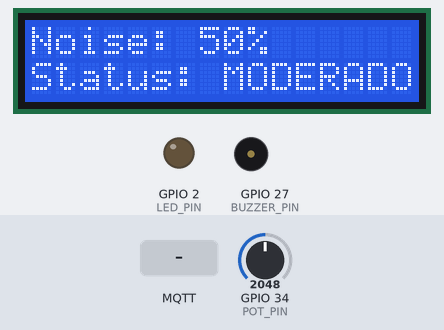
Recording of a sketch running on a simulated ESP32. Shown: 16×2 character LCD, output pins drawn as LEDs (lit = HIGH), buzzer (waves = sounding, pin HIGH). The inputs (shaded band) are chosen by the test bench; at power-on: GPIO 34 (POT_PIN) = 2048. WiFi joins after 1.5 s; servers stay silent unless stated; no MQTT or app messages arrive unless stated; what the sketch prints to the serial monitor is not drawn.

Above: at 5.6 s.
5.7 s: GPIO 34 (POT_PIN) set to 2857
At 10.5 s:
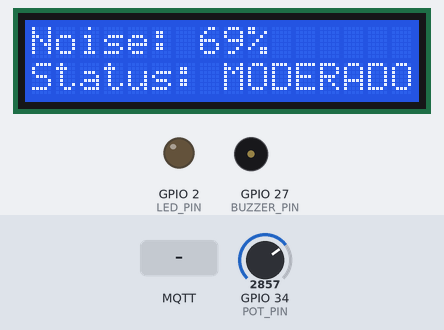
11.5 s: GPIO 34 (POT_PIN) set to 2981
At 15.8 s:
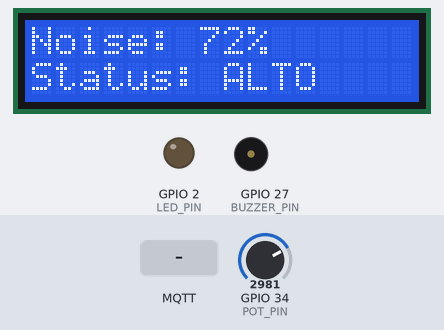
21.6 s: GPIO 34 (POT_PIN) set to 1228
At 25.5 s:
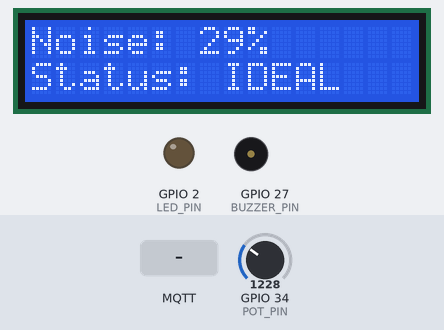
26.5 s: MQTT message "noisemonitor001@on|" arrives on the first subscribed topic
At 26.8 s:
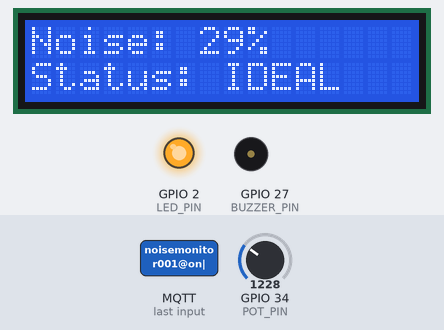
28.0 s: GPIO 34 (POT_PIN) set to 1606
At 30.5 s:
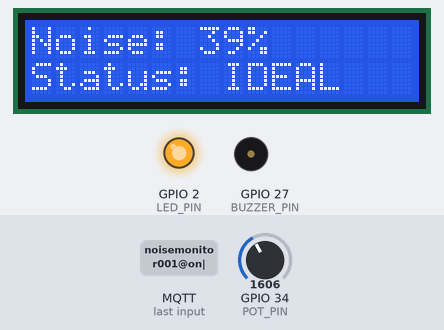
31.5 s: GPIO 34 (POT_PIN) set to 1735
At 35.6 s:
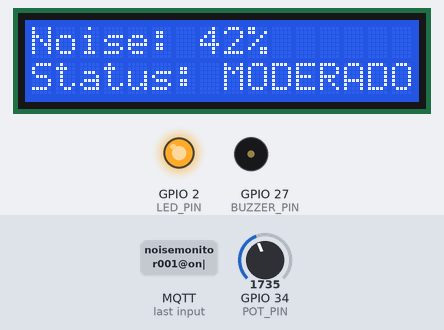
Timing chart, 0 to 37.1 s (numbered marks = the images above; inputs shaded):
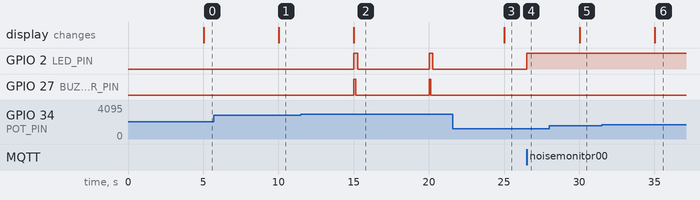

Measured:
- the behaviour switches between 2907 and 2908 on GPIO 34 (POT_PIN) (found by bisection; images 1 and 2)
- the behaviour switches between 1678 and 1679 on GPIO 34 (POT_PIN) (found by bisection; images 5 and 6)
- after the input at 5.7 s, the display: changes after 4.3 s (image 1)
- after the input at 11.5 s, GPIO 2 (LED_PIN): alternates HIGH for 0.24 s and LOW for 4.8 s, starting after 3.5 s; GPIO 27 (BUZZER_PIN): alternates HIGH for 0.12 s and LOW for 4.9 s, starting after 3.5 s; the display: changes after 3.5 s (image 2)
- after the input at 21.6 s, GPIO 2 (LED_PIN), GPIO 27 (BUZZER_PIN): stays LOW (without the input it goes to HIGH after 3.4 s); the display: changes after 3.4 s (image 3)
- after the input at 26.5 s, GPIO 2 (LED_PIN): LOW → HIGH at once
- after the input at 28.0 s, the display: changes after 2.0 s (image 5)
- after the input at 31.5 s, the display: changes after 3.5 s (image 6)

The sketch:

arquivo.ino
```cpp
#include <WiFi.h>
#include <PubSubClient.h>
#include <LiquidCrystal_I2C.h>

// =====================================================================
//  CONFIGURAÇÕES DE REDE / MQTT / FIWARE
// =====================================================================

// Pedro Faleiros - 562523
// Luan Felix - 565541
// João Lopes - 565737

// Wi-Fi do Wokwi
const char* SSID = "Wokwi-GUEST";
const char* PASSWORD = "";

// IP do BROKER MQTT (IoT Agent MQTT rodando na VM FIWARE)
const char* BROKER_MQTT = "20.164.0.231";
const int   BROKER_PORT = 1883;

// Tópicos FIWARE (DEVEM SER EXATAMENTE ESTES)
const char* TOPICO_PUBLISH   = "/TEF/noisemonitor001/attrs";   // envio de dados
const char* TOPICO_SUBSCRIBE = "/TEF/noisemonitor001/cmd";     // comandos
const char* ID_MQTT          = "noisemonitor001";              // ID do dispositivo no IoT Agent

// Sensor (potenciômetro simulando ruído)
const int POT_PIN = 34;

// LED onboard e buzzer para alertas
const int LED_PIN = 2;
const int BUZZER_PIN = 27;

// LCD I2C
LiquidCrystal_I2C lcd(0x27, 16, 2);

// Objetos MQTT
WiFiClient espClient;
PubSubClient MQTT(espClient);

// Controle de frequência das publicações
unsigned long lastPublish = 0;
const unsigned long PUBLISH_INTERVAL = 5000; // envia a cada 5s

// =====================================================================
//  FUNÇÕES DE INICIALIZAÇÃO
// =====================================================================

// Monitor Serial
void initSerial() {
  Serial.begin(115200);
  Serial.println("Inicializando ESP32...");
}

// Conexão Wi-Fi
void initWiFi() {
  Serial.print("Conectando ao WiFi ");
  Serial.print(SSID);

  WiFi.begin(SSID, PASSWORD);

  while (WiFi.status() != WL_CONNECTED) {
    Serial.print(".");
    delay(400);
  }

  Serial.println("\nWiFi conectado!");
}

// Configuração do cliente MQTT
void initMQTT() {
  MQTT.setServer(BROKER_MQTT, BROKER_PORT);
  MQTT.setCallback(mqtt_callback);

  Serial.println("MQTT configurado.");
}

// =====================================================================
//  CALLBACK DE COMANDOS (ON/OFF) ENVIADOS PELO FIWARE
// =====================================================================

void mqtt_callback(char* topic, byte* payload, unsigned int length) {
  String msg;
  for (int i = 0; i < length; i++) msg += (char)payload[i];

  Serial.print("Comando recebido: ");
  Serial.println(msg);

  // O IoT Agent envia comandos no formato:
  // noisemonitor001@on|
  // noisemonitor001@off|

  if (msg == "noisemonitor001@on|") {
    digitalWrite(LED_PIN, HIGH);
  }
  else if (msg == "noisemonitor001@off|") {
    digitalWrite(LED_PIN, LOW);
  }
}

// =====================================================================
//  RECONEXÃO MQTT
// =====================================================================

void reconnectMQTT() {
  while (!MQTT.connected()) {
    Serial.println("Conectando ao MQTT...");

    if (MQTT.connect(ID_MQTT)) {
      Serial.println("MQTT conectado.");
      MQTT.subscribe(TOPICO_SUBSCRIBE);
    } else {
      Serial.println("Falha na conexão. Tentando novamente...");
      delay(2000);
    }
  }
}

// =====================================================================
//  PUBLICAÇÃO DE DADOS PARA O FIWARE
// =====================================================================

// ENVIO EXIGIDO PELO IoT AGENT:
//
// object_id = "noise"
// ENTÃO ENVIAR:
//
//   "noise|<valor>"
//
void publishNoise(int noise) {
  String payload = "noise|" + String(noise);

  MQTT.publish(TOPICO_PUBLISH, payload.c_str());
  Serial.println("Publicado -> " + payload);
}

// =====================================================================
//  ALERTA NO BUZZER
// =====================================================================

void beep(int times) {
  for (int i = 0; i < times; i++) {
    digitalWrite(BUZZER_PIN, HIGH);
    delay(120);
    digitalWrite(BUZZER_PIN, LOW);
    delay(120);
  }
}

// =====================================================================
//  LCD
// =====================================================================

void updateLCD(int noise, String status) {
  lcd.clear();
  lcd.setCursor(0, 0);
  lcd.print("Noise: ");
  lcd.print(noise);
  lcd.print("%");

  lcd.setCursor(0, 1);
  lcd.print("Status: ");
  lcd.print(status);
}

// =====================================================================
//  SETUP
// =====================================================================

void setup() {
  initSerial();

  pinMode(LED_PIN, OUTPUT);
  pinMode(BUZZER_PIN, OUTPUT);

  lcd.init();
  lcd.backlight();

  initWiFi();
  initMQTT();
}

// =====================================================================
//  LOOP PRINCIPAL
// =====================================================================

void loop() {
  if (!MQTT.connected()) reconnectMQTT();
  MQTT.loop();

  unsigned long now = millis();
  if (now - lastPublish >= PUBLISH_INTERVAL) {
    lastPublish = now;

    // Lê o potenciômetro
    int raw = analogRead(POT_PIN);
    int noise = map(raw, 0, 4095, 0, 100);

    // Determina status do ambiente
    String status;
    if (noise <= 40)      status = "IDEAL";
    else if (noise <= 70) status = "MODERADO";
    else                  status = "ALTO";

    // Envia para FIWARE
    publishNoise(noise);

    // Atualiza LCD
    updateLCD(noise, status);

    // Alerta (LED + buzzer)
    if (status == "ALTO") {
      digitalWrite(LED_PIN, HIGH);
      beep(1);
      digitalWrite(LED_PIN, LOW);
    }
  }
}
```
